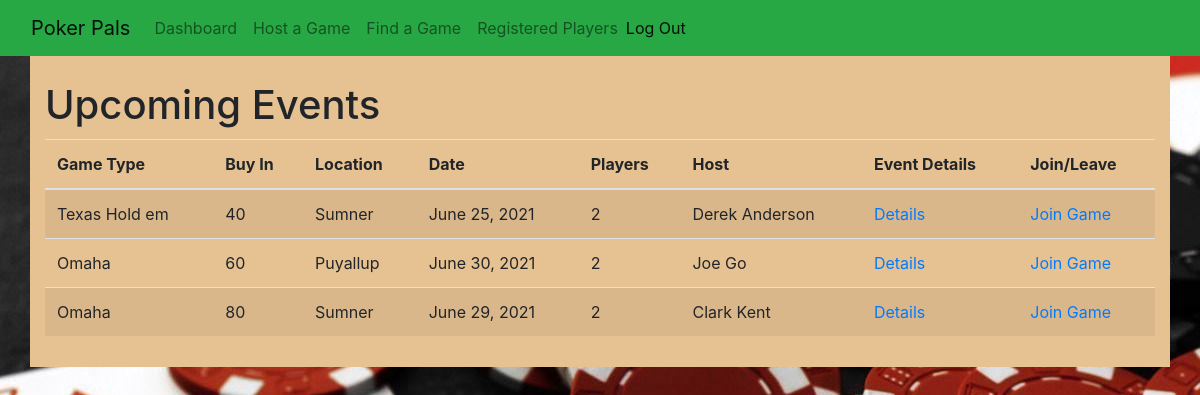
/events (signed in), run on an earlier commit of the app's database.
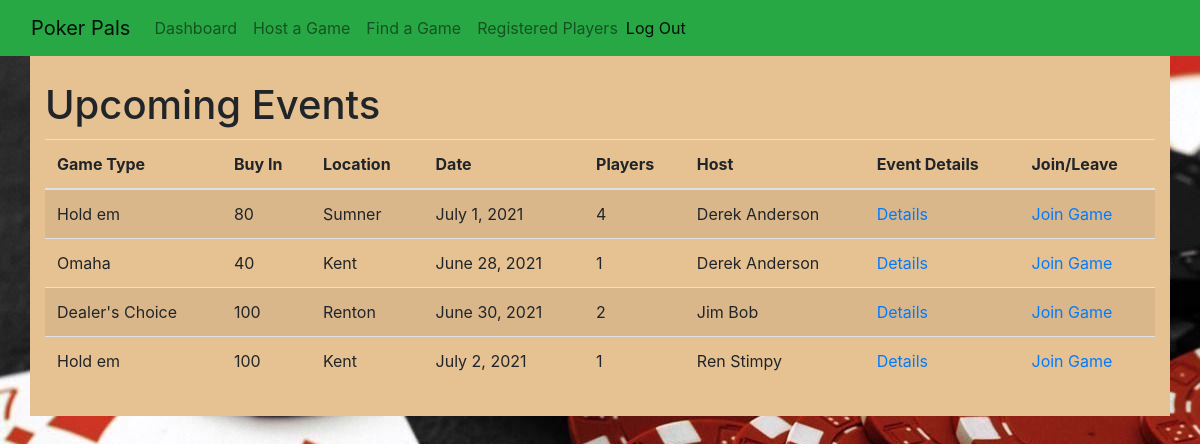
And on a later commit of the database.
### poker_app/models.py (models this page shows, shortened)
class Game(models.Model):
    game_type = models.CharField(max_length=255)
    buy_in = models.CharField(max_length=45)
    location = models.CharField(max_length=255)
    date = models.DateField()
    host = models.ForeignKey(User, related_name='host', on_delete=models.CASCADE)
    poker_players = models.ManyToManyField(User, related_name='poker_players')
    description = models.TextField()
    created_at = models.DateTimeField(auto_now_add=True)
    updated_at = models.DateTimeField(auto_now=True)
    objects = EventManager()

class User(models.Model):
    first_name = models.CharField(max_length=45)
    last_name = models.CharField(max_length=45)
    birthdate = models.DateField()
    email = models.EmailField(unique=True)
    password = models.CharField(max_length=255)
    created_at = models.DateTimeField(auto_now_add=True)
    updated_at = models.DateTimeField(auto_now=True)
    objects = LoginManager()
    @property
    def full_name(self):
        return '{} {}'.format(self.first_name, self.last_name)

### poker_app/views.py (the view)
# urls.py: path('events', views.events),
def events(request):
    if 'user_id' not in request.session:
        messages.error(request, "You must be logged in to view this page!")
        return redirect('/')
    user = User.objects.get(id=request.session['user_id'])
    context = {
        'user': user,
        'games': Game.objects.all()
        }
    return render(request, 'events.html', context)

### poker_app/templates/events.html (shortened to what this page needs)
<!DOCTYPE html>
<html lang="en">
    <head>
        <link
            href="https://stackpath.bootstrapcdn.com/bootstrap/4.5.0/css/bootstrap.min.css"
            rel="stylesheet"
        />
        {% load static %}
        <link rel="stylesheet" href="{% static 'css/style.css' %}" />
    </head>
    <body>
        <nav class="navbar navbar-expand-lg navbar-light bg-success">
            <div class="container-fluid">
                <a class="navbar-brand" href="/dashboard">Poker Pals</a>
                <div class="collapse navbar-collapse" id="navbarSupportedContent">
                    <ul class="navbar-nav me-auto mb-2 mb-lg-0">
                        <li class="nav-item">
                            <a class="nav-link" aria-current="page" href="/dashboard">Dashboard</a>
                        </li>
                        <li class="nav-item">
                            <a class="nav-link" aria-current="page" href="/host">Host a Game</a>
                        </li>
                        <li class="nav-item">
                            <a class="nav-link" href="/events">Find a Game</a>
                        </li>
                        <li class="nav-item">
                            <a class="nav-link" aria-current="page" href="/players">Registered Players</a>
                        </li>
                    </ul>
                    <span class="navbar-text">
                        <a href="/logout">Log Out</a>
                    </span>
                </div>
            </div>
        </nav>
        <div class="container">
            <h1>Upcoming Events</h1>
            <table class="table table-striped">
                <thead>
                    <tr>
                        <th>Game Type</th>
                        <th>Buy In</th>
                        <th>Location</th>
                        <th>Date</th>
                        <th>Players</th>
                        <th>Host</th>
                        <th>Event Details</th>
                        <th>Join/Leave</th>
                    </tr>
                </thead>
                <tbody>
                    {% for game in games %}
                    <tr>
                        <td>{{ game.game_type }}</td>
                        <td>{{ game.buy_in }}</td>
                        <td>{{ game.location }}</td>
                        <td>{{ game.date }}</td>
                        <td>{{ game.poker_players.count }}</td>
                        <td>{{ game.host.full_name }}</td>
                        <td><a href="/event/{{game.id}}">Details</a></td>
                        <td><a href="/join/{{game.id}}">Join Game</a></td>
                    </tr>
                    {% endfor %}
                </tbody>
            </table>
        </div>
    </body>
</html>

### poker_app/static/css/style.css (style rules this page uses)
* { margin: 0px; padding: 0px; }
body, div, dl, dt, dd, ul, ol, li, h1, h2, h3, h4, h5, h6, pre, form, fieldset, input, p, blockquote, table, th, td, embed, object { padding: 0; margin: 0; border: 0; }
html { margin: 0; min-height: 100%; }
body { margin: 0; min-height: 100%; background-image: url(/static/images/poker.jpg); }
.container { background-color: rgb(230, 193, 145); padding: 15px; }
h1, h2 { margin: 10px 0px 10px 0px; }
table { margin-top: 10px; }

What changed in the data, as far as the page shows it:
removed Game: game_type "Omaha", buy_in "80", location "Sumner", date "June 29, 2021", poker_players.count "2", host.full_name "Clark Kent"
changed Game "Sumner": game_type "Texas Hold em" → "Hold em"; buy_in "40" → "80"; date "June 25, 2021" → "July 1, 2021"; poker_players.count "2" → "4"
changed Game "Omaha": buy_in "60" → "40"; location "Puyallup" → "Kent"; date "June 30, 2021" → "June 28, 2021"; poker_players.count "2" → "1"; host.full_name "Joe Go" → "Derek Anderson"
added Game: game_type "Dealer's Choice", buy_in "100", location "Renton", date "June 30, 2021", poker_players.count "2", host.full_name "Jim Bob"
added Game: game_type "Hold em", buy_in "100", location "Kent", date "July 2, 2021", poker_players.count "1", host.full_name "Ren Stimpy"
